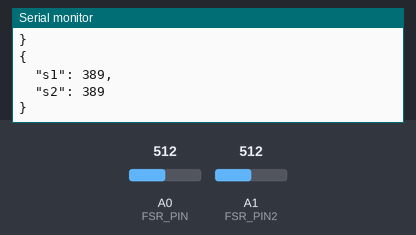
The sketch below on a simulated Arduino Uno, built with avr-gcc and run on an emulated ATmega328P. Parts: the last lines printed to the serial monitor. Inputs (shaded band) come from the test bench; at power-on: A0 (FSR_PIN) = 512, A1 (FSR_PIN2) = 512.

Above: at 1.2 s.
1.3 s: A0 (FSR_PIN) set to 610
At 1.83 s:
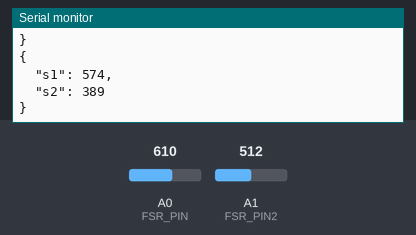
2.8 s: A1 (FSR_PIN2) set to 610
At 3.33 s:
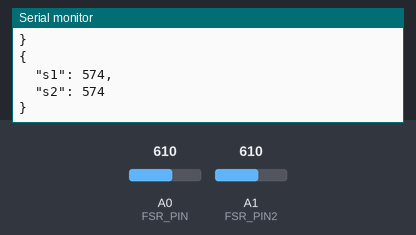
4.3 s: A0 (FSR_PIN) set to 590
At 4.84 s:
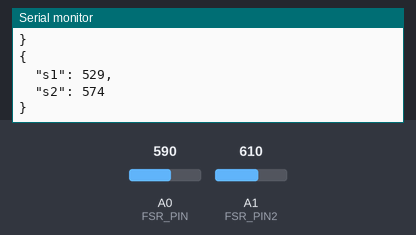
5.8 s: A1 (FSR_PIN2) set to 590
At 6.35 s:
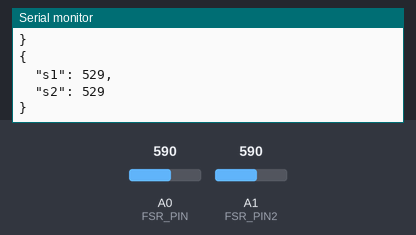
Timing chart, 0 to 8.3 s (numbered marks = the images above; inputs shaded):
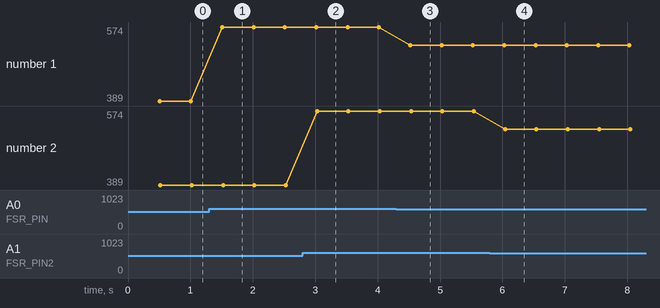

The sketch:

forceflex.ino
```cpp
/******************************************************************************
  Force_Sensitive_Resistor_Example.ino
  Example sketch for SparkFun's force sensitive resistors
  (https://www.sparkfun.com/products/9375)
  Jim Lindblom @ SparkFun Electronics
  April 28, 2016

  Create a voltage divider circuit combining an FSR with a 3.3k resistor.
  - The resistor should connect from A0 to GND.
  - The FSR should connect from A0 to 3.3V
  As the resistance of the FSR decreases (meaning an increase in pressure), the
  voltage at A0 should increase.

  Development environment specifics:
  Arduino 1.6.7
******************************************************************************/
#include <ArduinoJson.h>

unsigned long lastRead;
int sampleRate = 500; //used for the sampleRate timer

const int FSR_PIN = A0; // Pin connected to FSR/resistor divider
const int FSR_PIN2 = A1;

// Measure the voltage at 5V and resistance of your 3.3k resistor, and enter
// their value's below:
const float VCC = 4.98; // Measured voltage of Ardunio 5V line
const float R_DIV = 4000.0; // Measured resistance of 3.3k resistor

int p5input1; //these variables hold the input values
int p5input2;

void setup()
{
  Serial.begin(9600);
  pinMode(FSR_PIN, INPUT);
  pinMode(FSR_PIN2, INPUT);
}

void loop()
{
  // set up both force sensor pins
  int fsrADC = analogRead(FSR_PIN);
  int fsrADC2 = analogRead(FSR_PIN2);

  // If the FSR has no pressure, the resistance will be
  // near infinite. So the voltage should be near 0.
  if (millis() - lastRead >= sampleRate)
  {
    if (fsrADC != 0 || fsrADC2 != 0) // If the analog reading of either is non-zero
    {

      // Use ADC reading to calculate voltage:
      float fsrV = fsrADC * VCC / 1023.0;
      float fsrV2 = fsrADC2 * VCC / 1023.0;

      // Use voltage and static resistor value to
      // calculate FSR resistance:
      float fsrR = R_DIV * (VCC / fsrV - 1.0);
      float fsrR2 = R_DIV * (VCC / fsrV2 - 1.0);

      /*Serial.println("Resistance: " + String(fsrR) + " ohms");
        Serial.println("Resistance2: " + String(fsrR2) + " ohms");*/

      // Guesstimate force based on slopes in figure 3 of
      // FSR datasheet
      float force;

      float fsrG = 1.0 / fsrR;
      float fsrG2 = 1.0 / fsrR2;// Calculate conductance

      // Break parabolic curve down into two linear slopes:
      if (fsrR <= 600) {
        force = (fsrG - 0.00075) / 0.00000032639;
      } else {
        force =  fsrG / 0.000000642857;
        p5input1 = force;
      }
      // Break parabolic curve down into two linear slopes:
      if (fsrR2 <= 600) {
        force = (fsrG2 - 0.00075) / 0.00000032639;
      } else {
        force =  fsrG2 / 0.000000642857;
        p5input2 = force;
      }

      /*Serial.println("Force1:");
      Serial.print(p5input1);
      Serial.println(" ");

      Serial.println("Force2: ");
      Serial.print(p5input2);
      Serial.println(" ");*/

      DynamicJsonBuffer messageBuffer(200);                   //create the Buffer for the JSON object
      JsonObject& p5Send = messageBuffer.createObject();      //create a JsonObject variable in that buffer

      p5Send["s1"] = p5input1;                             //assign buttonValue to the key "s1" in the json object
      p5Send["s2"] = p5input2;                                //assign anaValue to the key "s2" in the json object

      p5Send.prettyPrintTo(Serial);                                 //print JSON object as a string
      Serial.println();                                     //print a \n character to the serial port to distinguish between objects
    }

    lastRead = millis();
  }
}
```

Measured:
- after the input at 1.3 s, the serial monitor: prints a new line after 0.21 s (image 1)
- after the input at 2.8 s, the serial monitor: prints a new line after 0.23 s (image 2)
- after the input at 4.3 s, the serial monitor: prints a new line after 0.22 s (image 3)
- after the input at 5.8 s, the serial monitor: prints a new line after 0.24 s (image 4)
- plotted number 1: 389 → 574 after the input at 1.3 s, 574 → 529 after the input at 4.3 s
